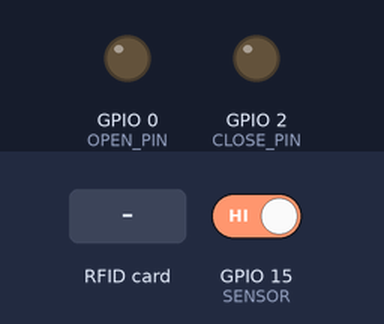
The sketch below on a simulated ESP8266 (NodeMCU). Shown: output pins drawn as LEDs (lit = HIGH). The inputs (shaded band) are chosen by the test bench; at power-on: GPIO 15 (SENSOR) HIGH. WiFi joins after 1.5 s; servers stay silent unless stated; uploads are accepted with an empty reply; what the sketch prints to the serial monitor is not drawn.

Above: at 4.8 s.
4.9 s: GPIO 15 (SENSOR) driven LOW
At 7.6 s:
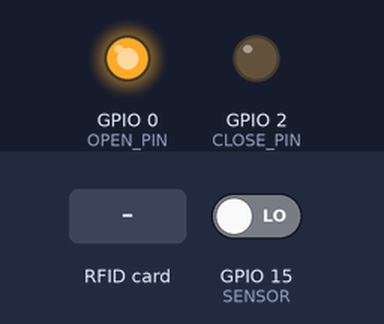
9.2 s: RFID card 56 A0 72 5B held to the reader
At 9.58 s:
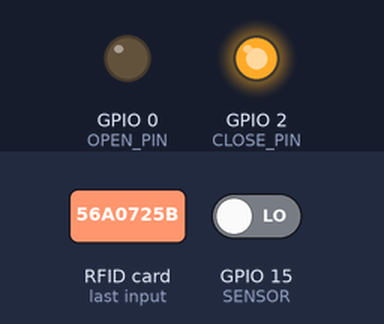
Timing chart, 0 to 21.5 s (numbered marks = the images above; inputs shaded):
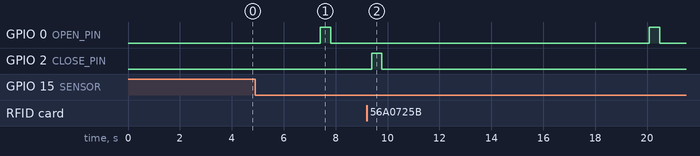

The sketch:

RFID_LOCK.ino
```cpp
/* wiring the MFRC522 to ESP8266 (ESP-12)
RST     = GPIO5
SDA(SS) = GPIO4
MOSI    = GPIO13
MISO    = GPIO12
SCK     = GPIO14
GND     = GND
3.3V    = 3.3V
*/
#include <SPI.h>
#include "MFRC522.h"
#include <ESP8266WiFi.h>
#include <WiFiClient.h>
#include <ESP8266WebServer.h>
#include <ESP8266HTTPClient.h>
boolean laststate =  false;
boolean statedoor =  false;
boolean access = false;
#define SENSOR     15
//#define LED_OPEN   10
//#define LED_CLOSE  9
#define OPEN_PIN   0
#define CLOSE_PIN  2
#define RST_PIN    5          // Configurable, see typical pin layout above
#define SS_1_PIN   4         // Configurable, take a unused pin, only HIGH/LOW required, must be diffrent to SS 2
#define SS_2_PIN   16
#define NR_OF_READERS   2 // количество считывателей
unsigned long uidDec;
String code, side, masterkey;
// unsigned long uidDec, uidDecTemp;

const char *ssid = ""; //Your wifi name
const char *password = ""; // Your fiwi Pass
byte ssPins[] = {SS_1_PIN, SS_2_PIN};
MFRC522 mfrc522[NR_OF_READERS];   // Create MFRC522 instance.
//Web/Server address to read/write from
const char* host = "http://iot.rex.knu.ua/";
void setup() {
  delay(1000);
  Serial.begin(115200);
  WiFi.mode(WIFI_OFF);        //Prevents reconnection issue (taking too long to connect)
  delay(1000);
  WiFi.mode(WIFI_STA);        //This line hides the viewing of ESP as wifi hotspot
  WiFi.begin(ssid, password);     //Connect to your WiFi router
  Serial.println("wifi connected");
  SPI.begin();           // Init SPI bus
  for (uint8_t reader = 0; reader < NR_OF_READERS; reader++)
  {
    mfrc522[reader].PCD_Init(ssPins[reader], RST_PIN); // Init each MFRC522 card
    Serial.print(F("Reader "));
    Serial.print(reader);
    Serial.print(F(": "));
    mfrc522[reader].PCD_DumpVersionToSerial();
  }
  // Wait for connection
  int a = 0;
  while (WiFi.status() != WL_CONNECTED) {
    delay(500);
    Serial.print(".");
    a++;
    if(a==120){
      break;
    }
  }
  //If connection successful show IP address in serial monitor
  Serial.println("");
  Serial.print("Connected to ");
  Serial.println(ssid);
  Serial.print("IP address: ");
  Serial.println(WiFi.localIP());  //IP address assigned to your ESP
  pinMode(OPEN_PIN, OUTPUT);
  pinMode(CLOSE_PIN, OUTPUT);

}
//--------------------------------------------------------------------------------------------------------------------------------
int waitingtimer = 0;
int initvar =0;
int wifitimer = 0;
int timer = 0;
void loop() {
    if( initvar<1)
    {
      Serial.println("start");
      masterkey = "56a0725b";
      initvar++;
    }
    if(WiFi.status() != WL_CONNECTED) // if wifi is off
    {
      wifitimer++;
    }
    if (wifitimer == 120)                       // reconnect wifi every 1 min
    {
      WiFi.mode(WIFI_OFF);        //Prevents reconnection issue (taking too long to connect)
      delay(1000);
      WiFi.mode(WIFI_STA);        //This line hides the viewing of ESP as wifi hotspot
      WiFi.begin(ssid, password);
      wifitimer = 0;
    }
    statedoor = !digitalRead(SENSOR);
    if (laststate == 0 && statedoor == 1)
    {
      delay(1500);
      CLOSE();
    }
    while (laststate == 1 && statedoor == 1 && access ==1)
    {
      statedoor = !digitalRead(SENSOR);
      delay (100);
      Serial.print(waitingtimer);
      Serial.print(" ");
      waitingtimer++;
      if(waitingtimer > 100){
        CLOSE();
      }
    }
    if (statedoor ==0)
    {
      laststate = false;
      delay(100);
    }
    for (uint8_t reader = 0; reader < NR_OF_READERS; reader++)
    {
      if (mfrc522[reader].PICC_IsNewCardPresent() && mfrc522[reader].PICC_ReadCardSerial())
      {
        code = "";
        dump_byte_array(mfrc522[reader].uid.uidByte, mfrc522[reader].uid.size);
        Serial.println ();
        Serial.print ("code: ");
        Serial.println (code);
        if (code == masterkey){
          OPEN();
        }
        mfrc522[reader].PICC_HaltA();
        //--------------------------------- Stop encryption on PCD
        mfrc522[reader].PCD_StopCrypto1();
        if(reader == 0){
          side = "&action=INPUT";
          Serial.println("go in");
        }
        if(reader == 1){
          side = "&action=OUTPUT";
          Serial.println("go out");
        }
        String getData, Link, test,postData, secret;
        secret = "&secret=esp8266SecretKey";     //Security code
        //--------------------- GET Data
        test = "carduid=";
        getData = (test + code);  //Note "?" added at front
        postData = (getData + side + secret);
        Serial.print("postData:  ");
        Serial.println(postData);
        HTTPClient http;    //Declare object of class HTTPClient
        http.begin(host);     //Specify request destination
        http.addHeader("Content-Type", "application/x-www-form-urlencoded");

        int httpCode = http.POST(postData);            //Send the request
        String payload = http.getString();    //Get the response payload
        Serial.print("HTTP code: ");
        Serial.println(httpCode);   //Print HTTP return code
        Serial.print("payload: ");
        Serial.println(payload); //Print request response payload
        String ACCESS = "Access";
        if( ACCESS == payload)
        {
          OPEN();
          Serial.print("Waiting card: ");
          delay (50);
        }
        else{
          Serial.println("NO ACCESS");
          Serial.print("Waiting card: ");
        }
        http.end();  //Close connection
      }
      else{
        Serial.print(".");
        delay (500);
      }
    }
}
void dump_byte_array(byte *buffer, byte bufferSize) {
  for (byte i = 0; i < bufferSize; i++) {
  // Serial.print(buffer[i] < 0x10 ? " 0" : " ");
  //Serial.print(buffer[i], HEX);
  code = code + String(buffer[i], HEX);
  }
}
void OPEN()
{
  Serial.println("OPEN LOCK");
  digitalWrite(CLOSE_PIN, HIGH);
  digitalWrite(OPEN_PIN, LOW);
  delay (400);
  digitalWrite(CLOSE_PIN, LOW);
  digitalWrite(OPEN_PIN, LOW);
  // digitalWrite(LED_OPEN, LOW);
  waitingtimer = 0;
  access = 1;
}
void CLOSE()
{
  Serial.println("close lock");
  digitalWrite(CLOSE_PIN, LOW);
  digitalWrite(OPEN_PIN, HIGH);
  delay (400);
  digitalWrite(CLOSE_PIN, LOW);
  digitalWrite(OPEN_PIN, LOW);
  // digitalWrite(LED_CLOSE, LOW);
  laststate = 1;
  access = 0;
}
```

Measured:
- after the input at 4.9 s, GPIO 0 (OPEN_PIN): LOW → HIGH after 2.5 s, → LOW 0.40 s later
- after the input at 9.2 s, GPIO 0 (OPEN_PIN): LOW → HIGH after 10.9 s, → LOW 0.40 s later; GPIO 2 (CLOSE_PIN): LOW → HIGH after 0.18 s, → LOW 0.40 s later
